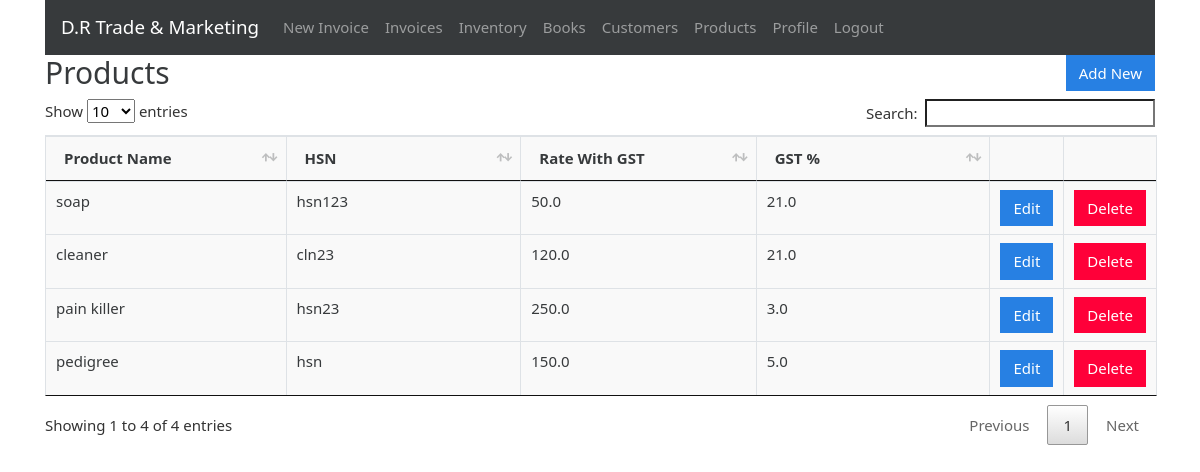
The page /products (signed in) on the database its author committed.
### gstbillingapp/models.py (models this page shows, shortened)
class Product(models.Model):
    user = models.ForeignKey(User, null=True, blank=True, on_delete=models.SET_NULL)
    product_name = models.CharField(max_length=200)
    product_hsn = models.CharField(max_length=50, null=True, blank=True)
    product_unit = models.CharField(max_length=50)
    product_gst_percentage = models.FloatField()
    product_rate_with_gst = models.FloatField()

### gstbillingapp/views.py (the view)
# urls.py: path('products', views.products, name='products'),
@login_required
def products(request):
    context = {}
    context['products'] = Product.objects.filter(user=request.user)
    return render(request, 'gstbillingapp/products.html', context)

### gstbillingapp/templates/gstbillingapp/products.html (shortened to what this page needs)
{% extends "gstbillingapp/base.html" %}
{% load static %}
{% block content %}
		<div class="row">
			<div class="col">
				<h2>Products</h2>
			</div>
			<div class="col">
				<a href="{% url 'product_add' %}" id="add_product_btn"><button type="button" class="btn btn-primary">Add New</button></a>
			</div>
		</div>
		<table class="table table-bordered" id="product-table">
			<thead>
				<tr>
					<th>Product Name</th>
					<th>HSN</th>
					<th>Rate With GST</th>
					<th>GST %</th>
					<th></th>
					<th></th>
				</tr>
			</thead>
			<tbody class="two-col-form">
				{% for product in products %}
				<tr>
	 				<td>{{product.product_name}}</td>
	 				<td>{{product.product_hsn}}</td>
	 				<td>{{product.product_rate_with_gst}}</td>
	 				<td>{{product.product_gst_percentage}}</td>
	 				<td><a href="{% url 'product_edit' product.id %}"><button type="button" class="btn btn-primary">Edit</button></a></td>
	 				<td><button type="button" class="btn btn-danger" data-toggle="modal" data-target="#productDeleteModal" data-product-id="{{product.id}}" data-product-name="{{product.product_name}}">Delete</button></td>
				</tr>
				{% endfor %}
			</tbody>
		</table>
{% endblock %}

### gstbillingapp/static/gstbillingapp/main.css (style rules this page uses)
.table-bordered td, .table-bordered th { padding: 0.25em; }
.table-bordered tbody td, .table-bordered tbody th, .table-bordered thead th, .table-bordered thead td { background: #f9f9f9; }
.two-col-form td, .two-col-form th { width: 25%; }
#add_customer_btn, #add_product_btn { float: right; }

### rows shown on the page
Product: product_name "soap", product_hsn "hsn123", product_rate_with_gst "50.0", product_gst_percentage "21.0"
Product: product_name "cleaner", product_hsn "cln23", product_rate_with_gst "120.0", product_gst_percentage "21.0"
Product: product_name "pain killer", product_hsn "hsn23", product_rate_with_gst "250.0", product_gst_percentage "3.0"
Product: product_name "pedigree", product_hsn "hsn", product_rate_with_gst "150.0", product_gst_percentage "5.0"
